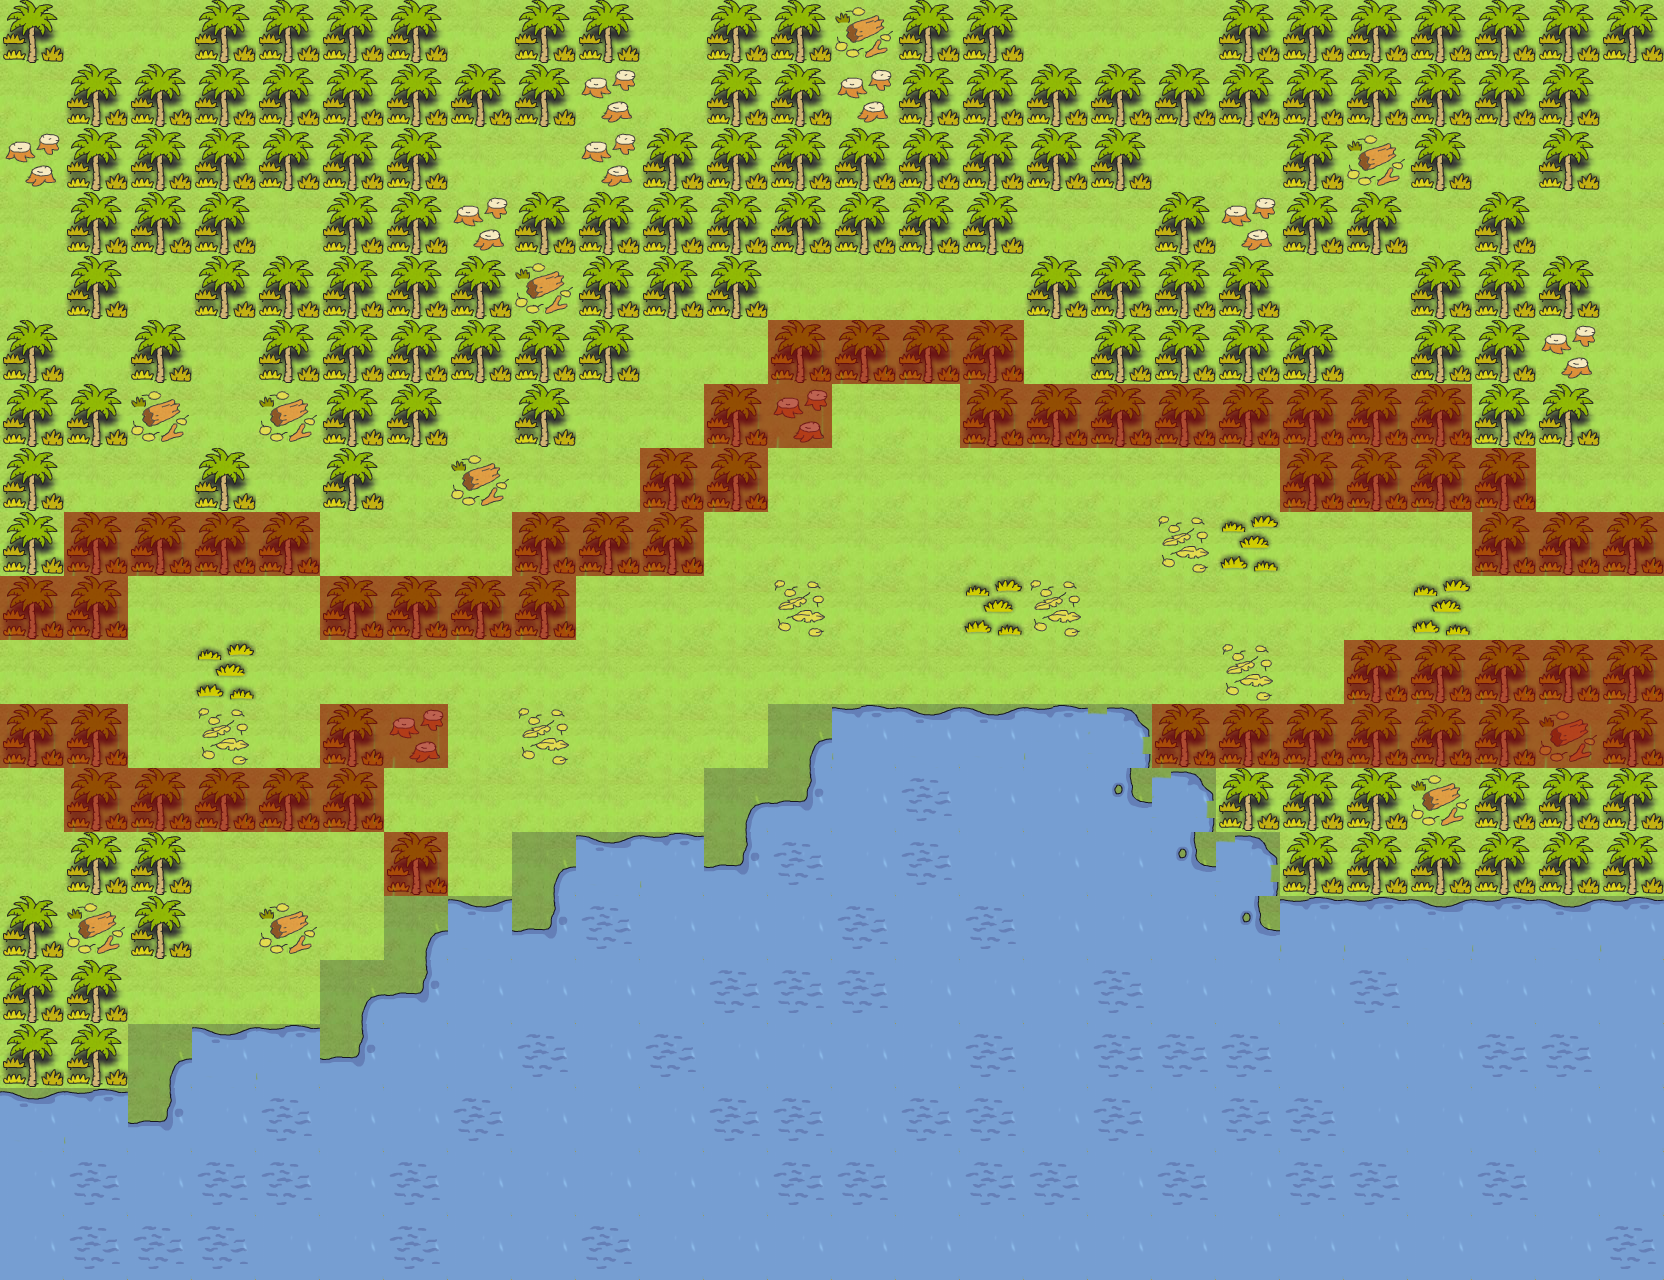

This is a level from a 2D game, rendered from its Tiled map with the project's own tilesets. A one-line summary and the map file follow, with tile-layer data summarised:
An orthogonal 26x20 tile map with 64x64 px tiles, 4 tile layers (Ground, Water, Decor, SpecialLayer), 5 tilesets and 8 objects (characters/player/player_one, sign/bog_sign, pyscripter/pyscripter, tile_trigger/exit_to_bridge, player_data/player_data, ...).

<map version="1.0" orientation="orthogonal" width="26" height="20" tilewidth="64" tileheight="64">
 <tileset firstgid="1" name="water" tilewidth="64" tileheight="64">
  <image source="../../../../tiles/water.png" width="320" height="1216" />
 </tileset>
 <tileset firstgid="96" name="jungle" tilewidth="64" tileheight="64">
  <image source="../../../../tiles/jungle.png" width="320" height="1216" />
 </tileset>
 <tileset firstgid="191" name="objects" tilewidth="64" tileheight="64">
  <image source="../../../../tiles/objects.png" width="320" height="1216" />
 </tileset>
 <tileset firstgid="286" name="special" tilewidth="64" tileheight="64">
  <image source="../../../../tiles/special.png" width="320" height="1216" />
 </tileset>
 <tileset firstgid="381" name="house" tilewidth="64" tileheight="64">
  <image source="../../../../tiles/house.png" width="320" height="640" />
 </tileset>
 <layer name="Ground" width="26" height="20">
  <data>[520 cells, 520 non-empty, 1 distinct tile ids]</data>
 </layer>
 <layer name="Water" width="26" height="20">
  <data>[520 cells, 169 non-empty, 8 distinct tile ids]</data>
 </layer>
 <layer name="Decor" width="26" height="20">
  <data>[520 cells, 219 non-empty, 5 distinct tile ids]</data>
 </layer>
 <layer name="SpecialLayer" width="26" height="20">
  <data>[520 cells, 228 non-empty, 2 distinct tile ids]</data>
 </layer>
 <objectgroup name="Object Layer 1" width="26" height="20">
  <object name="characters/player/player_one" gid="191" x="0" y="704" />
  <object name="sign/bog_sign" gid="193" x="128" y="640" />
  <object name="pyscripter/pyscripter" gid="192" x="320" y="704" />
  <object name="tile_trigger/exit_to_bridge" gid="197" x="-64" y="704" />
  <object name="player_data/player_data" gid="192" x="0" y="64" />
  <object name="characters/enemies/crocodiles/green_crocodile/annoying_croc" gid="193" x="896" y="1024" />
  <object name="characters/npcs/myla/myla" gid="191" x="320" y="64" width="64" height="64" />
  <object name="tile_trigger/exit_to_world" gid="197" x="1664" y="640" />
 </objectgroup>
</map>